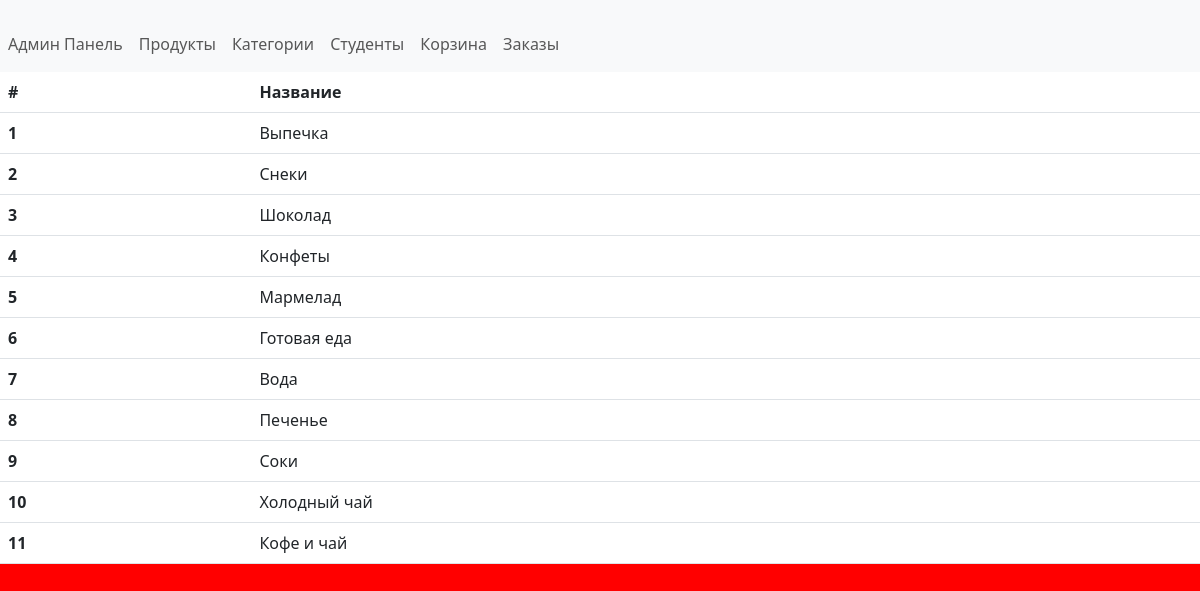
Page /categories/ on the committed database.
### product/models.py (models this page shows, shortened)
class Category(models.Model):
    name = models.CharField(max_length=30, verbose_name="Название")
    class Meta:
        verbose_name_plural = 'Категории'
        verbose_name = 'Категория'

### product/views.py (the view)
# urls.py: path('categories/', views.get_all_categories, name='categories'),
def get_all_categories(request):
    categories = Category.objects.all()
    return render(request, "categories/categories.html", {"categories": categories})

### templates/categories/categories.html
{% extends '_base.html' %}
{% block content %}
    <table class="table">
        <thead>
        <tr>
            <th scope="col">#</th>
            <th scope="col">Название</th>
        </tr>
        </thead>
        <tbody>
        {% for category in categories %}
            <tr>
                <th scope="row">{{ category.id }}</th>
                <td>{{ category.name }}</td>
            </tr>
        {% endfor %}
        </tbody>
    </table>
{% endblock content %}

### static/style.css (style rules this page uses)
body { background-color: red; }

### rows in the picture
Category: id "1", name "Выпечка"
Category: id "2", name "Снеки"
Category: id "3", name "Шоколад"
Category: id "4", name "Конфеты"
Category: id "5", name "Мармелад"
Category: id "6", name "Готовая еда"
Category: id "7", name "Вода"
Category: id "8", name "Печенье"
Category: id "9", name "Соки"
Category: id "10", name "Холодный чай"
Category: id "11", name "Кофе и чай"
